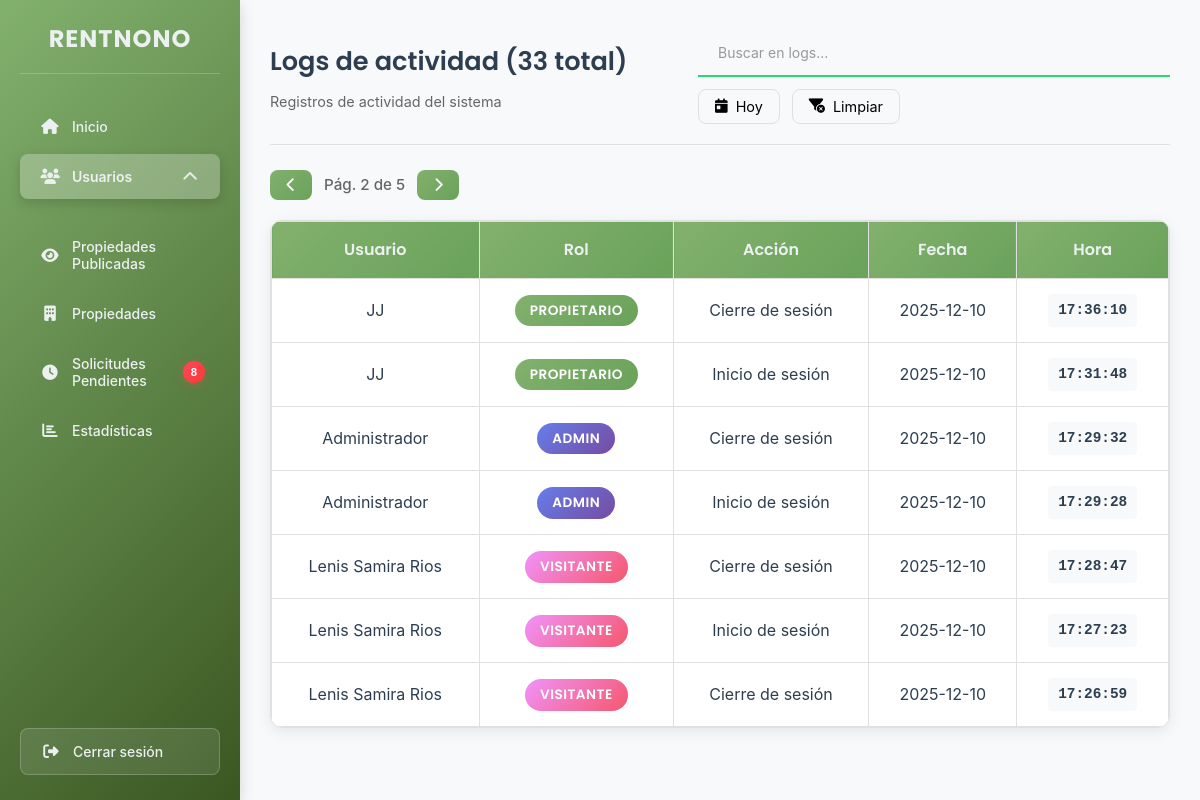
/RentNonononono/admin/indexadmin.php?pagina_logs=2&seccion=usuarios&tabla=logs (signed in), run on the app's committed database.
### tables this page shows
CREATE TABLE `logs_actividad` (
  `id` int(11) NOT NULL,
  `usuario_id` int(11) DEFAULT NULL,
  `usuario_nombre` varchar(150) DEFAULT NULL,
  `rol` enum('admin','propietario','visitante') NOT NULL DEFAULT 'visitante',
  `accion` varchar(255) NOT NULL,
  `fecha` datetime NOT NULL DEFAULT current_timestamp()
);

### RentNonononono/admin/indexadmin.php (the view, shortened to what this page needs)
<?php
require_once __DIR__ . '/../database/conexion.php';
            foreach ($usuarios as $u): ?>
            <?php endforeach;
$logsPorPagina = 7;
$paginaLogs = isset($_GET['pagina_logs']) ? max(1, (int)$_GET['pagina_logs']) : 1;
$offsetLogs = ($paginaLogs - 1) * $logsPorPagina;
try {
    $totalLogs = $conn->query("SELECT COUNT(*) FROM logs_actividad")->fetchColumn();
    $totalPaginasLogs = ceil($totalLogs / $logsPorPagina);
} catch (Exception $e) {
    error_log("Error obteniendo total de logs: " . $e->getMessage());
    $totalLogs = 0;
    $totalPaginasLogs = 1;
}
try {
    $logs = $conn->prepare("
        SELECT usuario_nombre, rol, accion, fecha, DATE(fecha) as fecha_simple
        FROM logs_actividad
        ORDER BY fecha DESC
        LIMIT :limit OFFSET :offset
    ");
    $logs->bindValue(':limit', $logsPorPagina, PDO::PARAM_INT);
    $logs->bindValue(':offset', $offsetLogs, PDO::PARAM_INT);
    $logs->execute();
    $logs = $logs->fetchAll(PDO::FETCH_ASSOC);
} catch (Exception $e) {
    error_log("Error obteniendo logs: " . $e->getMessage());
    $logs = [];
}
$seccionActiva = isset($_GET['seccion']) ? $_GET['seccion'] : 'inicio';
$tablaActiva = isset($_GET['tabla']) && in_array($_GET['tabla'], ['admins', 'propietarios', 'visitantes', 'logs'])
    ? $_GET['tabla']
    : 'admins';
try {
    $solicitudesPendientes = $conn->query("SELECT COUNT(*) FROM propiedades WHERE estado_publicacion = 'pendiente'")->fetchColumn();
} catch (Exception $e) {
    error_log("Error contando solicitudes pendientes: " . $e->getMessage());
    $solicitudesPendientes = 0;
}
?>
<!DOCTYPE html>
<html lang="es">
<head>
    <link rel="stylesheet" href="../estilos/admin.css">
    <link rel="stylesheet" href="https://cdnjs.cloudflare.com/ajax/libs/font-awesome/6.5.0/css/all.min.css">
</head>
<body>
<div class="layout">
    <aside class="sidebar">
        <h2 class="logo">RENTNONO</h2>
        <button class="menu-btn <?= $seccionActiva === 'inicio' ? 'activo' : '' ?>" data-seccion="inicio" id="btnInicio">
            <i class="fa-solid fa-house"></i> <span class="menu-text">Inicio</span>
        </button>
        <button class="menu-btn <?= $seccionActiva === 'usuarios' ? 'activo' : '' ?>" id="btnUsuarios">
            <i class="fa-solid fa-users"></i> <span class="menu-text">Usuarios</span>
            <i class="fa-solid fa-chevron-down flecha"></i>
        </button>
        <button class="menu-btn <?= $seccionActiva === 'propiedadespublicadas' ? 'activo' : '' ?>" data-seccion="propiedadespublicadas" id="btnPropiedadespublicadas">
            <i class="fa-solid fa-eye"></i> <span class="menu-text">Propiedades Publicadas</span>
        </button>
        <button class="menu-btn <?= $seccionActiva === 'propiedades' ? 'activo' : '' ?>" data-seccion="propiedades" id="btnPropiedades">
            <i class="fa-solid fa-building"></i> <span class="menu-text">Propiedades</span>
        </button>
        <button class="menu-btn <?= $seccionActiva === 'solicitudes' ? 'activo' : '' ?>" data-seccion="solicitudes" id="btnSolicitudes">
            <i class="fa-solid fa-clock"></i>
            <span class="menu-text">Solicitudes Pendientes</span>
            <?php if ($solicitudesPendientes > 0): ?>
            <span class="badge-notificacion" id="badgeSolicitudes">
                <?= $solicitudesPendientes ?>
            </span>
            <?php endif; ?>
        </button>
        <button class="menu-btn <?= $seccionActiva === 'estadisticas' ? 'activo' : '' ?>" data-seccion="estadisticas" id="btnEstadisticas">
            <i class="fa-solid fa-chart-bar"></i> <span class="menu-text">Estadísticas</span>
        </button>
        <button class="menu-btn logout-btn" id="btnLogout">
            <i class="fa-solid fa-right-from-bracket"></i> <span class="menu-text">Cerrar sesión</span>
        </button>
    </aside>
    <main class="contenido">
        <section id="logs" class="seccion <?= $seccionActiva === 'usuarios' && $tablaActiva === 'logs' ? 'visible' : '' ?>">
            <div class="logs-header">
                <div class="tabla-title">
                    <h2>Logs de actividad (<span id="totalLogsCount"><?= $totalLogs ?></span> total)</h2>
                    <span class="tabla-subtitle">Registros de actividad del sistema</span>
                </div>
                <div class="logs-filters">
                    <input type="text" id="searchLogs" placeholder="Buscar en logs..." class="buscador-tabla">
                    <button class="filter-btn" id="filterToday">
                        <i class="fa-solid fa-calendar-day"></i> Hoy
                    </button>
                    <button class="filter-btn" id="clearFilters">
                        <i class="fa-solid fa-filter-circle-xmark"></i> Limpiar
                    </button>
                </div>
            </div>
            <?php if ($totalLogs > 0 && $totalPaginasLogs > 1): ?>
            <div class="paginacion-tabla logs-paginacion">
                <?php if ($paginaLogs > 1): ?>
                    <a href="?pagina_logs=<?= $paginaLogs - 1 ?>&seccion=usuarios&tabla=logs" class="pagina-btn small">
                        <i class="fa-solid fa-chevron-left"></i>
                    </a>
                <?php else: ?>
                    <span class="pagina-btn small disabled">
                        <i class="fa-solid fa-chevron-left"></i>
                    </span>
                <?php endif; ?>
                <span class="info-pagina">
                    Pág. <?= $paginaLogs ?> de <?= $totalPaginasLogs ?>
                </span>
                <?php if ($paginaLogs < $totalPaginasLogs): ?>
                    <a href="?pagina_logs=<?= $paginaLogs + 1 ?>&seccion=usuarios&tabla=logs" class="pagina-btn small">
                        <i class="fa-solid fa-chevron-right"></i>
                    </a>
                <?php else: ?>
                    <span class="pagina-btn small disabled">
                        <i class="fa-solid fa-chevron-right"></i>
                    </span>
                <?php endif; ?>
            </div>
            <?php endif; ?>
            <div class="tabla-contenedor">
                <table id="tablaLogs">
                    <thead>
                        <tr>
                            <th data-ordenable="true">Usuario</th>
                            <th data-ordenable="true">Rol</th>
                            <th data-ordenable="true">Acción</th>
                            <th data-ordenable="true">Fecha</th>
                            <th data-ordenable="true">Hora</th>
                        </tr>
                    </thead>
                    <tbody>
                        <?php if (!empty($logs)): ?>
                            <?php foreach ($logs as $l): ?>
                            <tr>
                                <td><?= htmlspecialchars($l['usuario_nombre'], ENT_QUOTES, 'UTF-8') ?></td>
                                <td><span class="rol-badge rol-<?= htmlspecialchars($l['rol'], ENT_QUOTES, 'UTF-8') ?>"><?= htmlspecialchars($l['rol'], ENT_QUOTES, 'UTF-8') ?></span></td>
                                <td><?= htmlspecialchars($l['accion'], ENT_QUOTES, 'UTF-8') ?></td>
                                <td><?= htmlspecialchars($l['fecha_simple'], ENT_QUOTES, 'UTF-8') ?></td>
                                <td><span class="hora-log"><?= date('H:i:s', strtotime($l['fecha'])) ?></span></td>
                            </tr>
                            <?php endforeach; ?>
                        <?php endif; ?>
                    </tbody>
                </table>
            </div>
        </section>
    </main>
</div>
</body>
</html>

### data on the page
logs_actividad: usuario_nombre "JJ", rol "PROPIETARIO", accion "Cierre de sesión", fecha_simple "2025-12-10", fecha "17:36:10"
logs_actividad: usuario_nombre "JJ", rol "PROPIETARIO", accion "Inicio de sesión", fecha_simple "2025-12-10", fecha "17:31:48"
logs_actividad: usuario_nombre "Administrador", rol "ADMIN", accion "Cierre de sesión", fecha_simple "2025-12-10", fecha "17:29:32"
logs_actividad: usuario_nombre "Administrador", rol "ADMIN", accion "Inicio de sesión", fecha_simple "2025-12-10", fecha "17:29:28"
logs_actividad: usuario_nombre "Lenis Samira Rios", rol "VISITANTE", accion "Cierre de sesión", fecha_simple "2025-12-10", fecha "17:28:47"
logs_actividad: usuario_nombre "Lenis Samira Rios", rol "VISITANTE", accion "Inicio de sesión", fecha_simple "2025-12-10", fecha "17:27:23"
logs_actividad: usuario_nombre "Lenis Samira Rios", rol "VISITANTE", accion "Cierre de sesión", fecha_simple "2025-12-10", fecha "17:26:59"

### other printed values
$solicitudesPendientes "8"
$totalLogs "33"
$paginaLogs "2"
$totalPaginasLogs "5"
